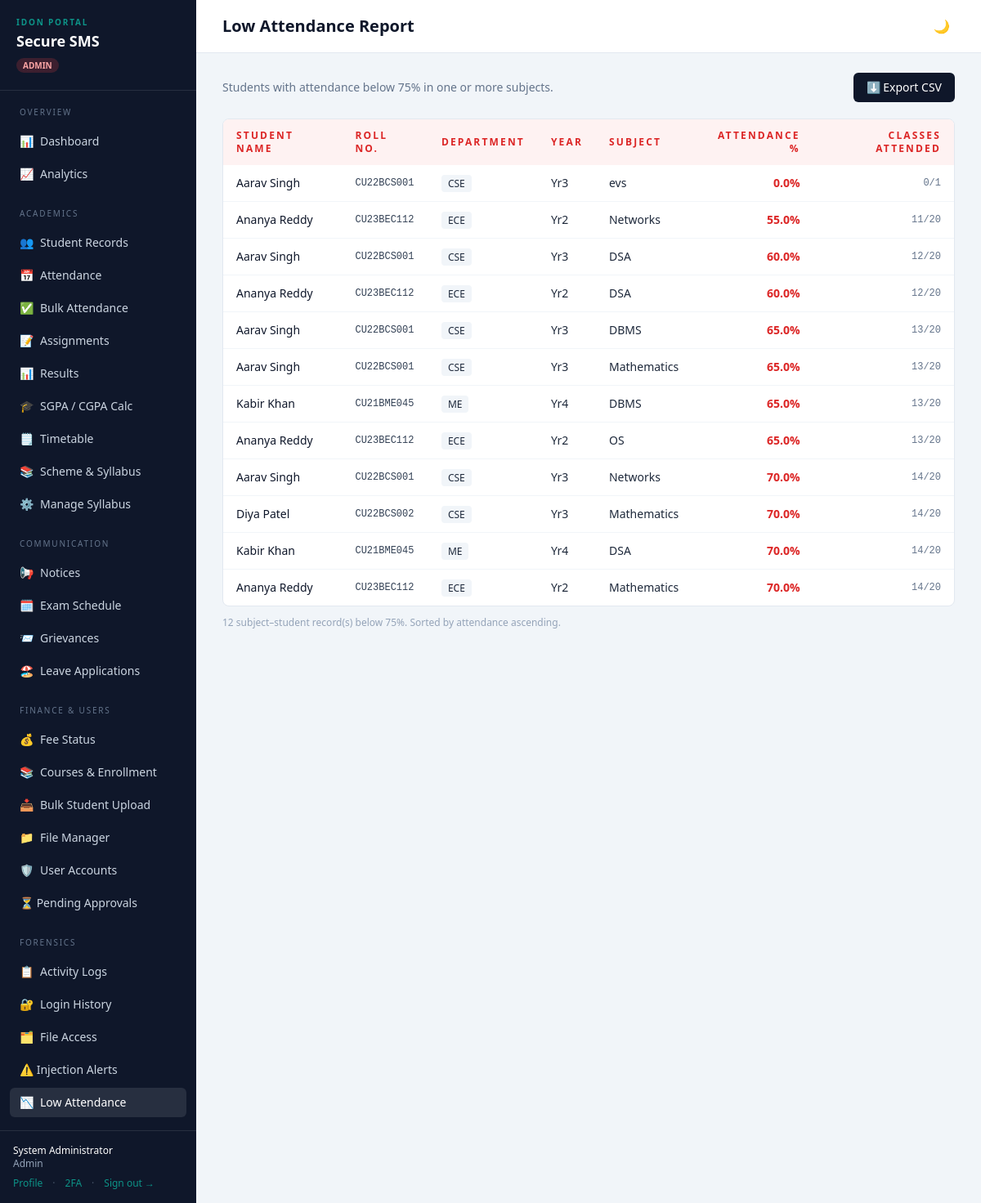
The app's page /low-attendance (signed in) with its own data.
### tables this page shows
CREATE TABLE students (
    id           INTEGER PRIMARY KEY AUTOINCREMENT,
    roll_number  TEXT UNIQUE NOT NULL,
    full_name    TEXT NOT NULL,
    email        TEXT NOT NULL,
    department   TEXT NOT NULL,
    year         INTEGER NOT NULL,
    cgpa         REAL,
    phone        TEXT,
    created_by   INTEGER REFERENCES users(id),
    created_at   DATETIME DEFAULT CURRENT_TIMESTAMP,
    updated_at   DATETIME DEFAULT CURRENT_TIMESTAMP
, programme TEXT, current_semester INTEGER, user_id INTEGER REFERENCES users(id));

### app.py (the view)
@app.route("/low-attendance")
@role_required("admin", "faculty")
def low_attendance_report():
    low_att = query_all("""
        SELECT s.full_name, s.roll_number, s.department, s.year, att.subject,
               SUM(CASE WHEN att.status='present' THEN 1 ELSE 0 END) AS present,
               COUNT(*) AS total,
               ROUND(100.0 * SUM(CASE WHEN att.status='present' THEN 1 ELSE 0 END) / COUNT(*), 1) AS pct
        FROM attendance att
        JOIN students s ON s.id = att.student_id
        GROUP BY att.student_id, att.subject
        HAVING pct < 75
        ORDER BY pct ASC
    """)
    fz.log_activity(request, current_user(), "view_low_attendance", "attendance")
    return render_template("low_attendance.html", low_att=low_att)

### app.py (called while the page is built)
@app.context_processor
def inject_user():
    u = current_user()
    pending_count = 0
    if u and u.get("role") == "admin":
        row = query_one("SELECT COUNT(*) c FROM users WHERE status='pending'")
        pending_count = row["c"] if row else 0
    return {"user": u, "config": Config, "pending_count": pending_count}

### auth.py (called while the page is built)
def current_user():
    if "user_id" in session:
        return {
            "id": session["user_id"],
            "username": session.get("username"),
            "role": session.get("role"),
            "full_name": session.get("full_name"),
        }
    return None

def _check_session_timeout():
    last = session.get("_last_active")
    now = int(time())
    if last and (now - last) > Config.SESSION_TIMEOUT_SECONDS:
        session.clear()
        return True
    session["_last_active"] = now
    return False

def role_required(*roles):
    def decorator(view):
        @wraps(view)
        def wrapped(*args, **kwargs):
            if "user_id" not in session:
                flash("Please sign in to continue.", "error")
                return redirect(url_for("login"))
            if _check_session_timeout():
                flash("Your session expired due to inactivity. Please sign in again.", "error")
                return redirect(url_for("login"))
            if session.get("role") not in roles:
                flash("You do not have permission to access that page.", "error")
                role = session.get("role")
                if role == "student":
                    return redirect(url_for("attendance"))
                abort(403)
            return view(*args, **kwargs)
        return wrapped
    return decorator

### database.py (called while the page is built)
def get_connection():
    conn = sqlite3.connect(Config.DB_PATH)
    conn.row_factory = sqlite3.Row
    conn.execute("PRAGMA foreign_keys = ON")
    return conn

def query_all(sql, params=()):
    conn = get_connection()
    rows = conn.execute(sql, params).fetchall()
    conn.close()
    return rows

def query_one(sql, params=()):
    conn = get_connection()
    row = conn.execute(sql, params).fetchone()
    conn.close()
    return row

def execute(sql, params=()):
    conn = get_connection()
    cur = conn.execute(sql, params)
    conn.commit()
    last_id = cur.lastrowid
    conn.close()
    return last_id

### forensics.py (called while the page is built)
def _client_ip(request):
    return request.headers.get("X-Forwarded-For", request.remote_addr) or "unknown"

### templates/low_attendance.html (shortened to what this page needs)
{% extends "base.html" %}
{% block heading %}Low Attendance Report{% endblock %}
{% block content %}
<div class="flex items-center justify-between mb-5">
  <p class="text-sm text-slate-500">Students with attendance below 75% in one or more subjects.</p>
  <a href="{{ url_for('low_attendance_export') }}"
     class="inline-flex items-center gap-2 px-4 py-2 bg-ink hover:bg-steel text-white text-sm rounded-md transition">
    ⬇ Export CSV
  </a>
</div>
{% if low_att %}
<div class="bg-white rounded-lg border border-slate-200 overflow-hidden">
  <table class="w-full text-sm evidence">
    <thead class="bg-red-50 text-left text-xs uppercase eyebrow text-red-600">
      <tr>
        <th class="px-4 py-3 font-semibold">Student Name</th>
        <th class="px-4 py-3 font-semibold">Roll No.</th>
        <th class="px-4 py-3 font-semibold">Department</th>
        <th class="px-4 py-3 font-semibold">Year</th>
        <th class="px-4 py-3 font-semibold">Subject</th>
        <th class="px-4 py-3 font-semibold text-right">Attendance %</th>
        <th class="px-4 py-3 font-semibold text-right">Classes Attended</th>
      </tr>
    </thead>
    <tbody class="divide-y divide-slate-100">
      {% for r in low_att %}
      <tr class="hover:bg-red-50/50">
        <td class="px-4 py-3 font-medium text-ink">{{ r.full_name }}</td>
        <td class="px-4 py-3 font-mono text-xs text-steel">{{ r.roll_number }}</td>
        <td class="px-4 py-3"><span class="px-2 py-0.5 rounded bg-slate-100 text-xs">{{ r.department }}</span></td>
        <td class="px-4 py-3">Yr{{ r.year }}</td>
        <td class="px-4 py-3">{{ r.subject }}</td>
        <td class="px-4 py-3 text-right font-bold text-red-600">{{ r.pct }}%</td>
        <td class="px-4 py-3 text-right font-mono text-xs text-slate-500">{{ r.present }}/{{ r.total }}</td>
      </tr>
      {% endfor %}
    </tbody>
  </table>
</div>
<p class="text-xs text-slate-400 mt-3">{{ low_att|length }} subject–student record(s) below 75%. Sorted by attendance ascending.</p>
{% else %}
<div class="bg-white rounded-lg border border-slate-200 p-10 text-center">
  <p class="text-3xl mb-2">✅</p>
  <p class="text-slate-500 text-sm">All students have attendance at or above 75% in every subject.</p>
</div>
{% endif %}
{% endblock %}

### templates/base.html (style rules this page uses)
body { -webkit-font-smoothing: antialiased; }
.eyebrow { letter-spacing: .18em; }
table.evidence td, table.evidence th { font-variant-numeric: tabular-nums; }
:root,[data-theme="light"] { --bg-page: #f1f5f9; --bg-sidebar: #0f172a; --bg-card: #ffffff; --text-main: #1e293b; --text-muted: #64748b; --border-col: #e2e8f0; --header-bg: #ffffff; --table-row-alt: #f8fafc; }
body { background-color: var(--bg-page); color: var(--text-main); }

### records on screen
students: full_name "Aarav Singh", roll_number "CU22BCS001", department "CSE", year "3", subject "evs", pct "0.0", present "0", total "1", subject "DSA", pct "60.0", present "12", total "20", subject "DBMS", pct "65.0", present "13", subject "Mathematics", subject "Networks", pct "70.0", present "14"
students: full_name "Ananya Reddy", roll_number "CU23BEC112", department "ECE", year "2", subject "Networks", pct "55.0", present "11", total "20", subject "DSA", pct "60.0", present "12", subject "OS", pct "65.0", present "13", subject "Mathematics", pct "70.0", present "14"
students: full_name "Kabir Khan", roll_number "CU21BME045", department "ME", year "4", subject "DBMS", pct "65.0", present "13", total "20", subject "DSA", pct "70.0", present "14"
students: full_name "Diya Patel", roll_number "CU22BCS002", department "CSE", year "3", subject "Mathematics", pct "70.0", present "14", total "20"

### other values on screen
{{ icon }} "📊 📈 👥 📅 ✅ 📝 📊 🎓 🗒️ 📚 ⚙️ 📢 🗓️ 📨 🏖️ 💰 📚 📥 📁 🛡️ 📋 🔐 🗂️ 📉"
{{ user.full_name }} "System Administrator"
{{ user.role }} "Admin"
{{ low_att|length }} "12"
